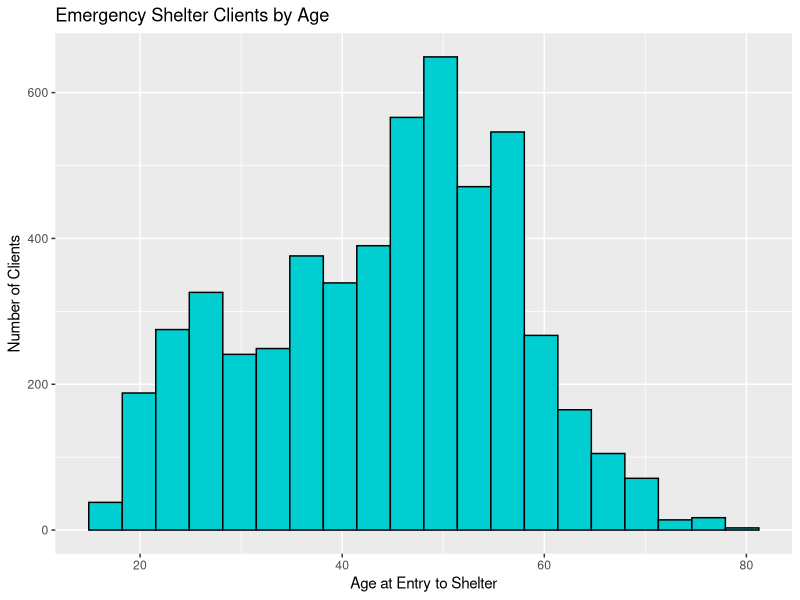
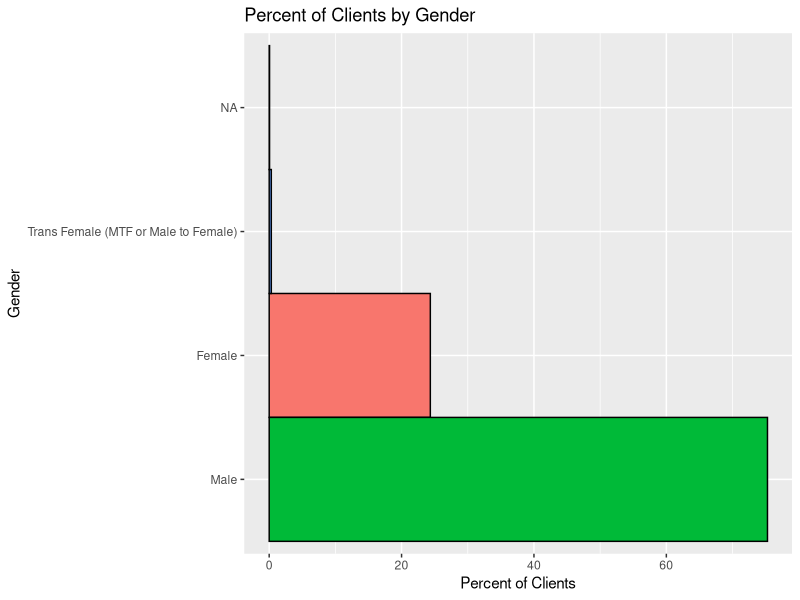
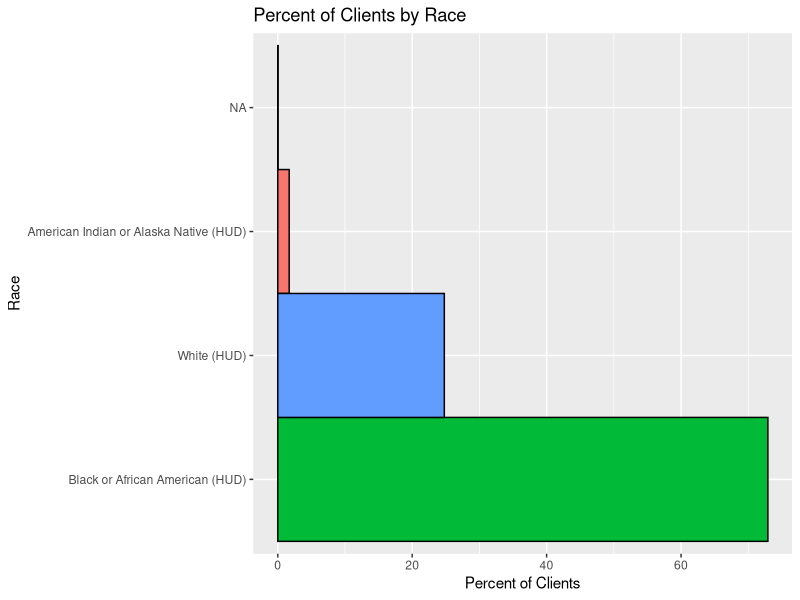
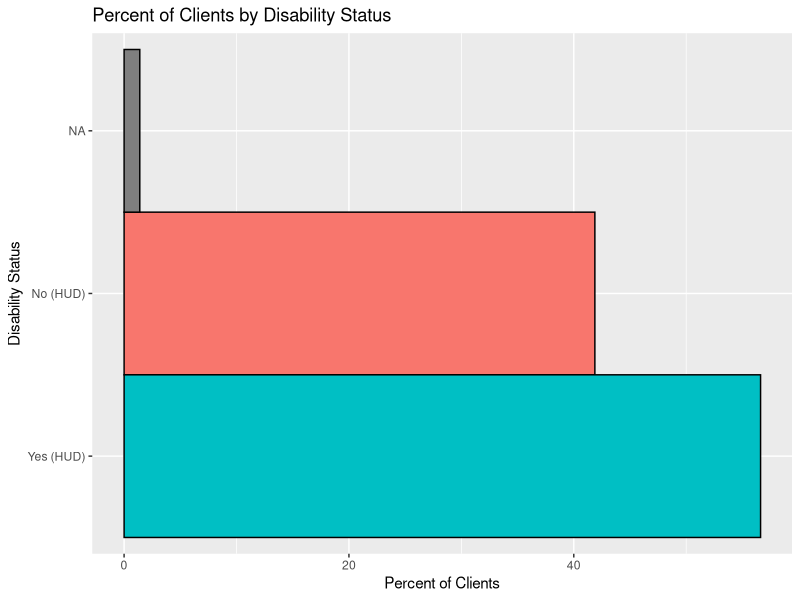
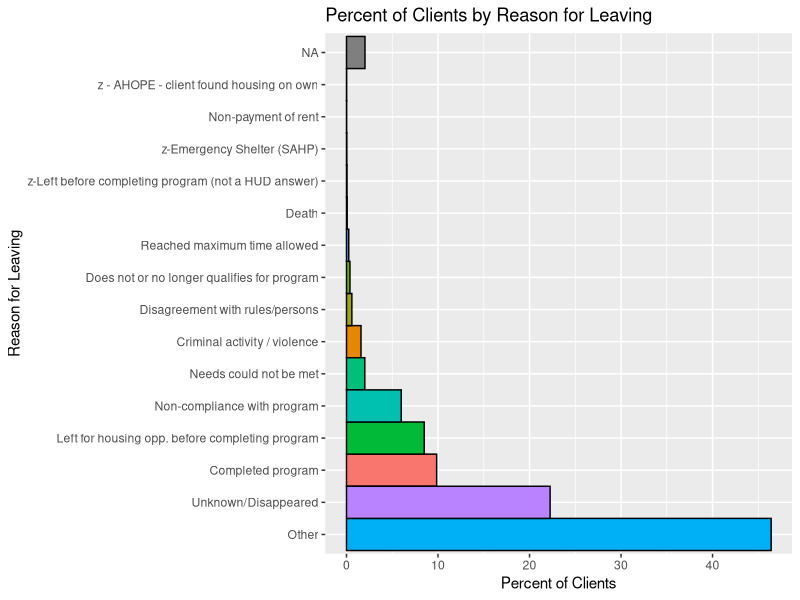
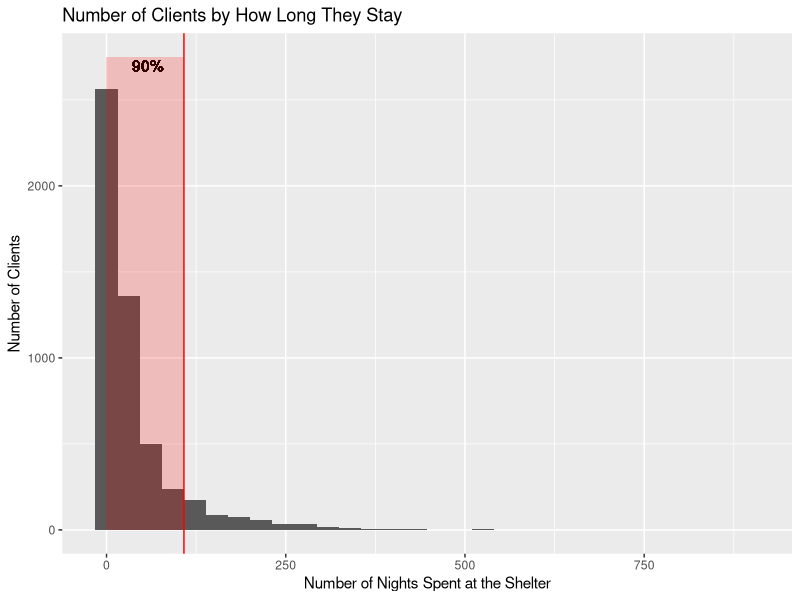

R code for these plots, in order:
## ---- chunk 1
library(tidyverse)
df <- read_csv("../scripts/cleaned.csv", col_names=T)
df <- df[,2:49]
## ---- chunk 2
ggplot(df, aes(x=Age_Entry))+
  geom_histogram(bins=20, fill="darkturquoise", color="black")+
  labs(title="Emergency Shelter Clients by Age", x="Age at Entry to Shelter", y="Number of Clients")
## ---- chunk 3
df3 <- df %>% group_by(Gender) %>% summarise(percent=n()/5299*100)
ggplot(df3, aes(x=reorder(Gender, -percent), y=percent, fill=Gender))+
  geom_bar(width=1, stat="identity", color="black")+
  coord_flip()+
  theme(legend.position="none")+
  labs(title="Percent of Clients by Gender", x="Gender", y="Percent of Clients")
## ---- chunk 4
df2 <- df[df$Race=="White (HUD)" | df$Race=="Black or African American (HUD)" | df$Race=="American Indian or Alaska Native (HUD)" & !is.na(df$Race),]
df3 <- df2 %>% group_by(Race) %>% summarise(percent=n()/5299*100)
ggplot(df3, aes(x=reorder(Race, -percent), y=percent, fill=Race))+
  geom_bar(width=1, stat="identity", color="black")+
  coord_flip()+
  theme(legend.position="none")+
  labs(title="Percent of Clients by Race", x="Race", y="Percent of Clients")
## ---- chunk 5
df_dis <- df[df$Disabling_Condition=='Yes (HUD)' | df$Disabling_Condition=='No (HUD)' | is.na(df$Disabling_Condition),]
df3 <- df_dis %>% group_by(Disabling_Condition) %>% summarise(percent=n()/5299*100)
ggplot(df3, aes(x=reorder(Disabling_Condition, -percent), y=percent, fill=Disabling_Condition))+
  geom_bar(width=1, stat="identity", color="black")+
  coord_flip()+
  theme(legend.position="none")+
  labs(title="Percent of Clients by Disability Status", x="Disability Status", y="Percent of Clients")
## ---- chunk 6
df3 <- df %>% group_by(Reason_for_Leaving) %>% summarise(percent=n()/5299*100)
ggplot(df3, aes(x=reorder(Reason_for_Leaving, -percent), y=percent, fill=Reason_for_Leaving))+
  geom_bar(width=1, stat="identity", color="black")+
  coord_flip()+
  theme(legend.position="none")+
  labs(title="Percent of Clients by Reason for Leaving", x="Reason for Leaving", y="Percent of Clients")
## ---- chunk 7
df2 <- df[df$days_at_shelter != 0,]
summary(df2$days_at_shelter)
per90 <- quantile(df2$days_at_shelter, probs=.9, na.rm=T)
ggplot(df2, aes(x=days_at_shelter))+
  geom_histogram()+
  geom_vline(xintercept = per90, color="red")+
  labs(title="Number of Clients by How Long They Stay", x="Number of Nights Spent at the Shelter", y="Number of Clients")+
  geom_text(aes(per90-50,2700,label = '90%'))+
  annotate("rect", xmin = -1, xmax = per90, ymin = -1, ymax = 2750,
           alpha = .2, fill="red")
